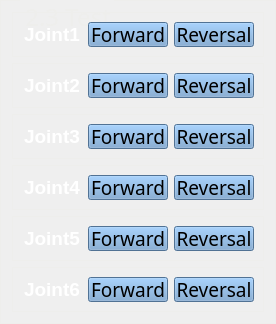
          <widget class="QGroupBox" name="groupBox_9">
           <property name="minimumSize">
            <size>
             <width>0</width>
             <height>0</height>
            </size>
           </property>
           <property name="maximumSize">
            <size>
             <width>330</width>
             <height>444</height>
            </size>
           </property>
           <property name="font">
            <font>
             <family>Adobe 黑体 Std R</family>
             <pointsize>18</pointsize>
            </font>
           </property>
           <property name="styleSheet">
            <string notr="true">   QGroupBox {
 	color: rgb(238, 238, 236);
	border-color: rgb(238, 238, 236);
            border-width: 1px;
            border-style: solid;
            margin-top: 2ex;
        }
        QGroupBox::title {
            subcontrol-origin: margin;
            subcontrol-position: top left;
            left: 20px;
            margin-left: 2px;
            padding: 0  0px;
        }</string>
           </property>
           <property name="title">
            <string>2.3 Test</string>
           </property>
           <layout class="QGridLayout" name="gridLayout_6">
            <item row="0" column="0">
             <widget class="QGroupBox" name="groupBox_36">
              <property name="font">
               <font>
                <family>Adobe 黑体 Std R</family>
                <pointsize>14</pointsize>
               </font>
              </property>
              <property name="title">
               <string/>
              </property>
              <layout class="QGridLayout" name="gridLayout_96">
               <item row="0" column="0">
                <layout class="QHBoxLayout" name="horizontalLayout_22">
                 <item>
                  <widget class="QLabel" name="label_68">
                   <property name="minimumSize">
                    <size>
                     <width>60</width>
                     <height>25</height>
                    </size>
                   </property>
                   <property name="maximumSize">
                    <size>
                     <width>60</width>
                     <height>25</height>
                    </size>
                   </property>
                   <property name="styleSheet">
                    <string notr="true">
font: 12pt &quot;Adobe 黑体 Std R&quot;;</string>
                   </property>
                   <property name="text">
                    <string>&lt;html&gt;&lt;head/&gt;&lt;body&gt;&lt;p align=&quot;center&quot;&gt;&lt;span style=&quot; font-size:14pt; font-weight:600; color:#ffffff;&quot;&gt;Joint1&lt;/span&gt;&lt;/p&gt;&lt;/body&gt;&lt;/html&gt;</string>
                   </property>
                   <property name="alignment">
                    <set>Qt::AlignLeading|Qt::AlignLeft|Qt::AlignVCenter</set>
                   </property>
                   <property name="wordWrap">
                    <bool>false</bool>
                   </property>
                   <property name="margin">
                    <number>0</number>
                   </property>
                   <property name="indent">
                    <number>-2</number>
                   </property>
                   <property name="openExternalLinks">
                    <bool>false</bool>
                   </property>
                  </widget>
                 </item>
                 <item>
                  <widget class="QPushButton" name="pushButton_analysis_1_15">
                   <property name="sizePolicy">
                    <sizepolicy hsizetype="Minimum" vsizetype="Fixed">
                     <horstretch>130</horstretch>
                     <verstretch>35</verstretch>
                    </sizepolicy>
                   </property>
                   <property name="minimumSize">
                    <size>
                     <width>80</width>
                     <height>25</height>
                    </size>
                   </property>
                   <property name="maximumSize">
                    <size>
                     <width>80</width>
                     <height>25</height>
                    </size>
                   </property>
                   <property name="font">
                    <font>
                     <family>Adobe 黑体 Std R</family>
                     <pointsize>14</pointsize>
                     <weight>50</weight>
                     <italic>false</italic>
                     <bold>false</bold>
                    </font>
                   </property>
                   <property name="focusPolicy">
                    <enum>Qt::NoFocus</enum>
                   </property>
                   <property name="styleSheet">
                    <string notr="true">background-color: rgb(114, 159, 207);</string>
                   </property>
                   <property name="text">
                    <string>Forward</string>
                   </property>
                  </widget>
                 </item>
                 <item>
                  <widget class="QPushButton" name="pushButton_analysis_1_17">
                   <property name="sizePolicy">
                    <sizepolicy hsizetype="Minimum" vsizetype="Fixed">
                     <horstretch>130</horstretch>
                     <verstretch>35</verstretch>
                    </sizepolicy>
                   </property>
                   <property name="minimumSize">
                    <size>
                     <width>80</width>
                     <height>25</height>
                    </size>
                   </property>
                   <property name="maximumSize">
                    <size>
                     <width>80</width>
                     <height>25</height>
                    </size>
                   </property>
                   <property name="font">
                    <font>
                     <family>Adobe 黑体 Std R</family>
                     <pointsize>14</pointsize>
                     <weight>50</weight>
                     <italic>false</italic>
                     <bold>false</bold>
                    </font>
                   </property>
                   <property name="focusPolicy">
                    <enum>Qt::NoFocus</enum>
                   </property>
                   <property name="styleSheet">
                    <string notr="true">background-color: rgb(114, 159, 207);</string>
                   </property>
                   <property name="text">
                    <string>Reversal</string>
                   </property>
                  </widget>
                 </item>
                </layout>
               </item>
              </layout>
             </widget>
            </item>
            <item row="1" column="0">
             <widget class="QGroupBox" name="groupBox_37">
              <property name="font">
               <font>
                <family>Adobe 黑体 Std R</family>
                <pointsize>14</pointsize>
               </font>
              </property>
              <property name="title">
               <string/>
              </property>
              <layout class="QGridLayout" name="gridLayout_97">
               <item row="0" column="0">
                <layout class="QHBoxLayout" name="horizontalLayout_24">
                 <item>
                  <widget class="QLabel" name="label_70">
                   <property name="minimumSize">
                    <size>
                     <width>60</width>
                     <height>25</height>
                    </size>
                   </property>
                   <property name="maximumSize">
                    <size>
                     <width>60</width>
                     <height>25</height>
                    </size>
                   </property>
                   <property name="styleSheet">
                    <string notr="true">
font: 12pt &quot;Adobe 黑体 Std R&quot;;</string>
                   </property>
                   <property name="text">
                    <string>&lt;html&gt;&lt;head/&gt;&lt;body&gt;&lt;p align=&quot;center&quot;&gt;&lt;span style=&quot; font-size:14pt; font-weight:600; color:#ffffff;&quot;&gt;Joint2&lt;/span&gt;&lt;/p&gt;&lt;/body&gt;&lt;/html&gt;</string>
                   </property>
                   <property name="alignment">
                    <set>Qt::AlignLeading|Qt::AlignLeft|Qt::AlignVCenter</set>
                   </property>
                   <property name="wordWrap">
                    <bool>false</bool>
                   </property>
                   <property name="margin">
                    <number>0</number>
                   </property>
                   <property name="indent">
                    <number>-2</number>
                   </property>
                   <property name="openExternalLinks">
                    <bool>false</bool>
                   </property>
                  </widget>
                 </item>
                 <item>
                  <widget class="QPushButton" name="pushButton_analysis_1_19">
                   <property name="sizePolicy">
                    <sizepolicy hsizetype="Minimum" vsizetype="Fixed">
                     <horstretch>130</horstretch>
                     <verstretch>35</verstretch>
                    </sizepolicy>
                   </property>
                   <property name="minimumSize">
                    <size>
                     <width>80</width>
                     <height>25</height>
                    </size>
                   </property>
                   <property name="maximumSize">
                    <size>
                     <width>80</width>
                     <height>25</height>
                    </size>
                   </property>
                   <property name="font">
                    <font>
                     <family>Adobe 黑体 Std R</family>
                     <pointsize>14</pointsize>
                     <weight>50</weight>
                     <italic>false</italic>
                     <bold>false</bold>
                    </font>
                   </property>
                   <property name="focusPolicy">
                    <enum>Qt::NoFocus</enum>
                   </property>
                   <property name="styleSheet">
                    <string notr="true">background-color: rgb(114, 159, 207);</string>
                   </property>
                   <property name="text">
                    <string>Forward</string>
                   </property>
                  </widget>
                 </item>
                 <item>
                  <widget class="QPushButton" name="pushButton_analysis_1_24">
                   <property name="sizePolicy">
                    <sizepolicy hsizetype="Minimum" vsizetype="Fixed">
                     <horstretch>130</horstretch>
                     <verstretch>35</verstretch>
                    </sizepolicy>
                   </property>
                   <property name="minimumSize">
                    <size>
                     <width>80</width>
                     <height>25</height>
                    </size>
                   </property>
                   <property name="maximumSize">
                    <size>
                     <width>80</width>
                     <height>25</height>
                    </size>
                   </property>
                   <property name="font">
                    <font>
                     <family>Adobe 黑体 Std R</family>
                     <pointsize>14</pointsize>
                     <weight>50</weight>
                     <italic>false</italic>
                     <bold>false</bold>
                    </font>
                   </property>
                   <property name="focusPolicy">
                    <enum>Qt::NoFocus</enum>
                   </property>
                   <property name="styleSheet">
                    <string notr="true">background-color: rgb(114, 159, 207);</string>
                   </property>
                   <property name="text">
                    <string>Reversal</string>
                   </property>
                  </widget>
                 </item>
                </layout>
               </item>
              </layout>
             </widget>
            </item>
            <item row="2" column="0">
             <widget class="QGroupBox" name="groupBox_38">
              <property name="font">
               <font>
                <family>Adobe 黑体 Std R</family>
                <pointsize>14</pointsize>
               </font>
              </property>
              <property name="title">
               <string/>
              </property>
              <layout class="QGridLayout" name="gridLayout_98">
               <item row="0" column="1">
                <layout class="QHBoxLayout" name="horizontalLayout_27">
                 <item>
                  <widget class="QLabel" name="label_73">
                   <property name="minimumSize">
                    <size>
                     <width>60</width>
                     <height>25</height>
                    </size>
                   </property>
                   <property name="maximumSize">
                    <size>
                     <width>60</width>
                     <height>25</height>
                    </size>
                   </property>
                   <property name="styleSheet">
                    <string notr="true">
font: 12pt &quot;Adobe 黑体 Std R&quot;;</string>
                   </property>
                   <property name="text">
                    <string>&lt;html&gt;&lt;head/&gt;&lt;body&gt;&lt;p align=&quot;center&quot;&gt;&lt;span style=&quot; font-size:14pt; font-weight:600; color:#ffffff;&quot;&gt;Joint3&lt;/span&gt;&lt;/p&gt;&lt;/body&gt;&lt;/html&gt;</string>
                   </property>
                   <property name="alignment">
                    <set>Qt::AlignLeading|Qt::AlignLeft|Qt::AlignVCenter</set>
                   </property>
                   <property name="wordWrap">
                    <bool>false</bool>
                   </property>
                   <property name="margin">
                    <number>0</number>
                   </property>
                   <property name="indent">
                    <number>-2</number>
                   </property>
                   <property name="openExternalLinks">
                    <bool>false</bool>
                   </property>
                  </widget>
                 </item>
                 <item>
                  <widget class="QPushButton" name="pushButton_analysis_1_23">
                   <property name="sizePolicy">
                    <sizepolicy hsizetype="Minimum" vsizetype="Fixed">
                     <horstretch>130</horstretch>
                     <verstretch>35</verstretch>
                    </sizepolicy>
                   </property>
                   <property name="minimumSize">
                    <size>
                     <width>80</width>
                     <height>25</height>
                    </size>
                   </property>
                   <property name="maximumSize">
                    <size>
                     <width>80</width>
                     <height>25</height>
                    </size>
                   </property>
                   <property name="font">
                    <font>
                     <family>Adobe 黑体 Std R</family>
                     <pointsize>14</pointsize>
                     <weight>50</weight>
                     <italic>false</italic>
                     <bold>false</bold>
                    </font>
                   </property>
                   <property name="focusPolicy">
                    <enum>Qt::NoFocus</enum>
                   </property>
                   <property name="styleSheet">
                    <string notr="true">background-color: rgb(114, 159, 207);</string>
                   </property>
                   <property name="text">
                    <string>Forward</string>
                   </property>
                  </widget>
                 </item>
                 <item>
                  <widget class="QPushButton" name="pushButton_analysis_1_26">
                   <property name="sizePolicy">
                    <sizepolicy hsizetype="Minimum" vsizetype="Fixed">
                     <horstretch>130</horstretch>
                     <verstretch>35</verstretch>
                    </sizepolicy>
                   </property>
                   <property name="minimumSize">
                    <size>
                     <width>80</width>
                     <height>25</height>
                    </size>
                   </property>
                   <property name="maximumSize">
                    <size>
                     <width>80</width>
                     <height>25</height>
                    </size>
                   </property>
                   <property name="font">
                    <font>
                     <family>Adobe 黑体 Std R</family>
                     <pointsize>14</pointsize>
                     <weight>50</weight>
                     <italic>false</italic>
                     <bold>false</bold>
                    </font>
                   </property>
                   <property name="focusPolicy">
                    <enum>Qt::NoFocus</enum>
                   </property>
                   <property name="styleSheet">
                    <string notr="true">background-color: rgb(114, 159, 207);</string>
                   </property>
                   <property name="text">
                    <string>Reversal</string>
                   </property>
                  </widget>
                 </item>
                </layout>
               </item>
              </layout>
             </widget>
            </item>
            <item row="3" column="0">
             <widget class="QGroupBox" name="groupBox_39">
              <property name="font">
               <font>
                <family>Adobe 黑体 Std R</family>
                <pointsize>14</pointsize>
               </font>
              </property>
              <property name="title">
               <string/>
              </property>
              <layout class="QGridLayout" name="gridLayout_99">
               <item row="0" column="0">
                <layout class="QHBoxLayout" name="horizontalLayout_28">
                 <item>
                  <widget class="QLabel" name="label_74">
                   <property name="minimumSize">
                    <size>
                     <width>60</width>
                     <height>25</height>
                    </size>
                   </property>
                   <property name="maximumSize">
                    <size>
                     <width>60</width>
                     <height>25</height>
                    </size>
                   </property>
                   <property name="styleSheet">
                    <string notr="true">
font: 12pt &quot;Adobe 黑体 Std R&quot;;</string>
                   </property>
                   <property name="text">
                    <string>&lt;html&gt;&lt;head/&gt;&lt;body&gt;&lt;p align=&quot;center&quot;&gt;&lt;span style=&quot; font-size:14pt; font-weight:600; color:#ffffff;&quot;&gt;Joint4&lt;/span&gt;&lt;/p&gt;&lt;/body&gt;&lt;/html&gt;</string>
                   </property>
                   <property name="alignment">
                    <set>Qt::AlignLeading|Qt::AlignLeft|Qt::AlignVCenter</set>
                   </property>
                   <property name="wordWrap">
                    <bool>false</bool>
                   </property>
                   <property name="margin">
                    <number>0</number>
                   </property>
                   <property name="indent">
                    <number>-2</number>
                   </property>
                   <property name="openExternalLinks">
                    <bool>false</bool>
                   </property>
                  </widget>
                 </item>
                 <item>
                  <widget class="QPushButton" name="pushButton_analysis_1_20">
                   <property name="sizePolicy">
                    <sizepolicy hsizetype="Minimum" vsizetype="Fixed">
                     <horstretch>130</horstretch>
                     <verstretch>35</verstretch>
                    </sizepolicy>
                   </property>
                   <property name="minimumSize">
                    <size>
                     <width>80</width>
                     <height>25</height>
                    </size>
                   </property>
                   <property name="maximumSize">
                    <size>
                     <width>80</width>
                     <height>25</height>
                    </size>
                   </property>
                   <property name="font">
                    <font>
                     <family>Adobe 黑体 Std R</family>
                     <pointsize>14</pointsize>
                     <weight>50</weight>
                     <italic>false</italic>
                     <bold>false</bold>
                    </font>
                   </property>
                   <property name="focusPolicy">
                    <enum>Qt::NoFocus</enum>
                   </property>
                   <property name="styleSheet">
                    <string notr="true">background-color: rgb(114, 159, 207);</string>
                   </property>
                   <property name="text">
                    <string>Forward</string>
                   </property>
                  </widget>
                 </item>
                 <item>
                  <widget class="QPushButton" name="pushButton_analysis_1_51">
                   <property name="sizePolicy">
                    <sizepolicy hsizetype="Minimum" vsizetype="Fixed">
                     <horstretch>130</horstretch>
                     <verstretch>35</verstretch>
                    </sizepolicy>
                   </property>
                   <property name="minimumSize">
                    <size>
                     <width>80</width>
                     <height>25</height>
                    </size>
                   </property>
                   <property name="maximumSize">
                    <size>
                     <width>80</width>
                     <height>25</height>
                    </size>
                   </property>
                   <property name="font">
                    <font>
                     <family>Adobe 黑体 Std R</family>
                     <pointsize>14</pointsize>
                     <weight>50</weight>
                     <italic>false</italic>
                     <bold>false</bold>
                    </font>
                   </property>
                   <property name="focusPolicy">
                    <enum>Qt::NoFocus</enum>
                   </property>
                   <property name="styleSheet">
                    <string notr="true">background-color: rgb(114, 159, 207);</string>
                   </property>
                   <property name="text">
                    <string>Reversal</string>
                   </property>
                  </widget>
                 </item>
                </layout>
               </item>
              </layout>
             </widget>
            </item>
            <item row="4" column="0">
             <widget class="QGroupBox" name="groupBox_40">
              <property name="font">
               <font>
                <family>Adobe 黑体 Std R</family>
                <pointsize>14</pointsize>
               </font>
              </property>
              <property name="title">
               <string/>
              </property>
              <layout class="QGridLayout" name="gridLayout_100">
               <item row="0" column="0">
                <layout class="QHBoxLayout" name="horizontalLayout_29">
                 <item>
                  <widget class="QLabel" name="label_75">
                   <property name="minimumSize">
                    <size>
                     <width>60</width>
                     <height>25</height>
                    </size>
                   </property>
                   <property name="maximumSize">
                    <size>
                     <width>60</width>
                     <height>25</height>
                    </size>
                   </property>
                   <property name="styleSheet">
                    <string notr="true">
font: 12pt &quot;Adobe 黑体 Std R&quot;;</string>
                   </property>
                   <property name="text">
                    <string>&lt;html&gt;&lt;head/&gt;&lt;body&gt;&lt;p align=&quot;center&quot;&gt;&lt;span style=&quot; font-size:14pt; font-weight:600; color:#ffffff;&quot;&gt;Joint5&lt;/span&gt;&lt;/p&gt;&lt;/body&gt;&lt;/html&gt;</string>
                   </property>
                   <property name="alignment">
                    <set>Qt::AlignLeading|Qt::AlignLeft|Qt::AlignVCenter</set>
                   </property>
                   <property name="wordWrap">
                    <bool>false</bool>
                   </property>
                   <property name="margin">
                    <number>0</number>
                   </property>
                   <property name="indent">
                    <number>-2</number>
                   </property>
                   <property name="openExternalLinks">
                    <bool>false</bool>
                   </property>
                  </widget>
                 </item>
                 <item>
                  <widget class="QPushButton" name="pushButton_analysis_1_21">
                   <property name="sizePolicy">
                    <sizepolicy hsizetype="Minimum" vsizetype="Fixed">
                     <horstretch>130</horstretch>
                     <verstretch>35</verstretch>
                    </sizepolicy>
                   </property>
                   <property name="minimumSize">
                    <size>
                     <width>80</width>
                     <height>25</height>
                    </size>
                   </property>
                   <property name="maximumSize">
                    <size>
                     <width>80</width>
                     <height>25</height>
                    </size>
                   </property>
                   <property name="font">
                    <font>
                     <family>Adobe 黑体 Std R</family>
                     <pointsize>14</pointsize>
                     <weight>50</weight>
                     <italic>false</italic>
                     <bold>false</bold>
                    </font>
                   </property>
                   <property name="focusPolicy">
                    <enum>Qt::NoFocus</enum>
                   </property>
                   <property name="styleSheet">
                    <string notr="true">background-color: rgb(114, 159, 207);</string>
                   </property>
                   <property name="text">
                    <string>Forward</string>
                   </property>
                  </widget>
                 </item>
                 <item>
                  <widget class="QPushButton" name="pushButton_analysis_1_50">
                   <property name="sizePolicy">
                    <sizepolicy hsizetype="Minimum" vsizetype="Fixed">
                     <horstretch>130</horstretch>
                     <verstretch>35</verstretch>
                    </sizepolicy>
                   </property>
                   <property name="minimumSize">
                    <size>
                     <width>80</width>
                     <height>25</height>
                    </size>
                   </property>
                   <property name="maximumSize">
                    <size>
                     <width>80</width>
                     <height>25</height>
                    </size>
                   </property>
                   <property name="font">
                    <font>
                     <family>Adobe 黑体 Std R</family>
                     <pointsize>14</pointsize>
                     <weight>50</weight>
                     <italic>false</italic>
                     <bold>false</bold>
                    </font>
                   </property>
                   <property name="focusPolicy">
                    <enum>Qt::NoFocus</enum>
                   </property>
                   <property name="styleSheet">
                    <string notr="true">background-color: rgb(114, 159, 207);</string>
                   </property>
                   <property name="text">
                    <string>Reversal</string>
                   </property>
                  </widget>
                 </item>
                </layout>
               </item>
              </layout>
             </widget>
            </item>
            <item row="5" column="0">
             <widget class="QGroupBox" name="groupBox_41">
              <property name="font">
               <font>
                <family>Adobe 黑体 Std R</family>
                <pointsize>14</pointsize>
               </font>
              </property>
              <property name="title">
               <string/>
              </property>
              <layout class="QGridLayout" name="gridLayout_101">
               <item row="0" column="0">
                <layout class="QHBoxLayout" name="horizontalLayout_30">
                 <item>
                  <widget class="QLabel" name="label_76">
                   <property name="minimumSize">
                    <size>
                     <width>60</width>
                     <height>25</height>
                    </size>
                   </property>
                   <property name="maximumSize">
                    <size>
                     <width>60</width>
                     <height>25</height>
                    </size>
                   </property>
                   <property name="styleSheet">
                    <string notr="true">
font: 12pt &quot;Adobe 黑体 Std R&quot;;</string>
                   </property>
                   <property name="text">
                    <string>&lt;html&gt;&lt;head/&gt;&lt;body&gt;&lt;p align=&quot;center&quot;&gt;&lt;span style=&quot; font-size:14pt; font-weight:600; color:#ffffff;&quot;&gt;Joint6&lt;/span&gt;&lt;/p&gt;&lt;/body&gt;&lt;/html&gt;</string>
                   </property>
                   <property name="alignment">
                    <set>Qt::AlignLeading|Qt::AlignLeft|Qt::AlignVCenter</set>
                   </property>
                   <property name="wordWrap">
                    <bool>false</bool>
                   </property>
                   <property name="margin">
                    <number>0</number>
                   </property>
                   <property name="indent">
                    <number>-2</number>
                   </property>
                   <property name="openExternalLinks">
                    <bool>false</bool>
                   </property>
                  </widget>
                 </item>
                 <item>
                  <widget class="QPushButton" name="pushButton_analysis_1_22">
                   <property name="sizePolicy">
                    <sizepolicy hsizetype="Minimum" vsizetype="Fixed">
                     <horstretch>130</horstretch>
                     <verstretch>35</verstretch>
                    </sizepolicy>
                   </property>
                   <property name="minimumSize">
                    <size>
                     <width>80</width>
                     <height>25</height>
                    </size>
                   </property>
                   <property name="maximumSize">
                    <size>
                     <width>80</width>
                     <height>25</height>
                    </size>
                   </property>
                   <property name="font">
                    <font>
                     <family>Adobe 黑体 Std R</family>
                     <pointsize>14</pointsize>
                     <weight>50</weight>
                     <italic>false</italic>
                     <bold>false</bold>
                    </font>
                   </property>
                   <property name="focusPolicy">
                    <enum>Qt::NoFocus</enum>
                   </property>
                   <property name="styleSheet">
                    <string notr="true">background-color: rgb(114, 159, 207);</string>
                   </property>
                   <property name="text">
                    <string>Forward</string>
                   </property>
                  </widget>
                 </item>
                 <item>
                  <widget class="QPushButton" name="pushButton_analysis_1_27">
                   <property name="sizePolicy">
                    <sizepolicy hsizetype="Minimum" vsizetype="Fixed">
                     <horstretch>130</horstretch>
                     <verstretch>35</verstretch>
                    </sizepolicy>
                   </property>
                   <property name="minimumSize">
                    <size>
                     <width>80</width>
                     <height>25</height>
                    </size>
                   </property>
                   <property name="maximumSize">
                    <size>
                     <width>80</width>
                     <height>25</height>
                    </size>
                   </property>
                   <property name="font">
                    <font>
                     <family>Adobe 黑体 Std R</family>
                     <pointsize>14</pointsize>
                     <weight>50</weight>
                     <italic>false</italic>
                     <bold>false</bold>
                    </font>
                   </property>
                   <property name="focusPolicy">
                    <enum>Qt::NoFocus</enum>
                   </property>
                   <property name="styleSheet">
                    <string notr="true">background-color: rgb(114, 159, 207);</string>
                   </property>
                   <property name="text">
                    <string>Reversal</string>
                   </property>
                  </widget>
                 </item>
                </layout>
               </item>
              </layout>
             </widget>
            </item>
           </layout>
          </widget>
